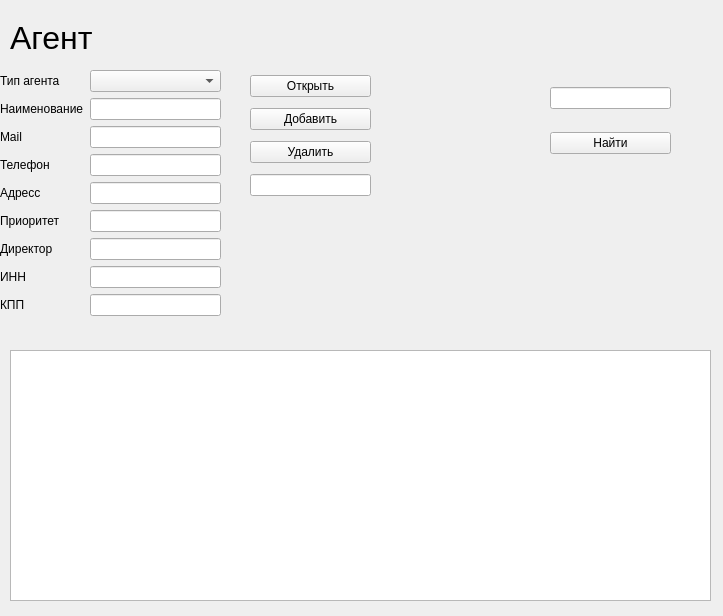
<?xml version="1.0" encoding="UTF-8"?>
<ui version="4.0">
 <class>Form</class>
 <widget class="QWidget" name="Form">
  <property name="geometry">
   <rect>
    <x>0</x>
    <y>0</y>
    <width>723</width>
    <height>616</height>
   </rect>
  </property>
  <property name="windowTitle">
   <string>Form</string>
  </property>
  <widget class="QTableWidget" name="tableWidget">
   <property name="geometry">
    <rect>
     <x>10</x>
     <y>350</y>
     <width>701</width>
     <height>251</height>
    </rect>
   </property>
  </widget>
  <widget class="QWidget" name="layoutWidget">
   <property name="geometry">
    <rect>
     <x>250</x>
     <y>70</y>
     <width>121</width>
     <height>134</height>
    </rect>
   </property>
   <layout class="QVBoxLayout" name="verticalLayout">
    <item>
     <widget class="QPushButton" name="pushButton">
      <property name="text">
       <string>Открыть</string>
      </property>
     </widget>
    </item>
    <item>
     <widget class="QPushButton" name="pushButton_2">
      <property name="text">
       <string>Добавить</string>
      </property>
     </widget>
    </item>
    <item>
     <widget class="QPushButton" name="pushButton_3">
      <property name="text">
       <string>Удалить</string>
      </property>
     </widget>
    </item>
    <item>
     <widget class="QLineEdit" name="lineEdit_8"/>
    </item>
   </layout>
  </widget>
  <widget class="QWidget" name="layoutWidget_3">
   <property name="geometry">
    <rect>
     <x>0</x>
     <y>70</y>
     <width>221</width>
     <height>573</height>
    </rect>
   </property>
   <layout class="QFormLayout" name="formLayout">
    <item row="1" column="1">
     <widget class="QLineEdit" name="lineEdit"/>
    </item>
    <item row="2" column="0">
     <widget class="QLabel" name="label_2">
      <property name="text">
       <string>Mail</string>
      </property>
     </widget>
    </item>
    <item row="2" column="1">
     <widget class="QLineEdit" name="lineEdit_2"/>
    </item>
    <item row="3" column="0">
     <widget class="QLabel" name="label_3">
      <property name="text">
       <string>Телефон</string>
      </property>
     </widget>
    </item>
    <item row="3" column="1">
     <widget class="QLineEdit" name="lineEdit_3"/>
    </item>
    <item row="1" column="0">
     <widget class="QLabel" name="label">
      <property name="text">
       <string>Наименование</string>
      </property>
     </widget>
    </item>
    <item row="0" column="1">
     <widget class="QComboBox" name="comboBox"/>
    </item>
    <item row="0" column="0">
     <widget class="QLabel" name="label_4">
      <property name="text">
       <string>Тип агента</string>
      </property>
     </widget>
    </item>
    <item row="4" column="1">
     <widget class="QLineEdit" name="lineEdit_4"/>
    </item>
    <item row="4" column="0">
     <widget class="QLabel" name="label_5">
      <property name="text">
       <string>Адресс</string>
      </property>
     </widget>
    </item>
    <item row="5" column="0">
     <widget class="QLabel" name="label_6">
      <property name="text">
       <string>Приоритет</string>
      </property>
     </widget>
    </item>
    <item row="5" column="1">
     <widget class="QLineEdit" name="lineEdit_5"/>
    </item>
    <item row="6" column="0">
     <widget class="QLabel" name="label_7">
      <property name="text">
       <string>Директор</string>
      </property>
     </widget>
    </item>
    <item row="6" column="1">
     <widget class="QLineEdit" name="lineEdit_7"/>
    </item>
    <item row="7" column="0">
     <widget class="QLabel" name="label_8">
      <property name="text">
       <string>ИНН</string>
      </property>
     </widget>
    </item>
    <item row="7" column="1">
     <widget class="QLineEdit" name="lineEdit_6"/>
    </item>
    <item row="8" column="0">
     <widget class="QLabel" name="label_17">
      <property name="text">
       <string>КПП</string>
      </property>
     </widget>
    </item>
    <item row="8" column="1">
     <widget class="QLineEdit" name="lineEdit_16"/>
    </item>
   </layout>
  </widget>
  <widget class="QLabel" name="label_18">
   <property name="geometry">
    <rect>
     <x>10</x>
     <y>20</y>
     <width>731</width>
     <height>31</height>
    </rect>
   </property>
   <property name="minimumSize">
    <size>
     <width>0</width>
     <height>31</height>
    </size>
   </property>
   <property name="text">
    <string>&lt;html&gt;&lt;head/&gt;&lt;body&gt;&lt;p&gt;&lt;span style=&quot; font-size:24pt;&quot;&gt;Агент&lt;/span&gt;&lt;/p&gt;&lt;/body&gt;&lt;/html&gt;</string>
   </property>
  </widget>
  <widget class="QWidget" name="layoutWidget_2">
   <property name="geometry">
    <rect>
     <x>550</x>
     <y>70</y>
     <width>121</width>
     <height>101</height>
    </rect>
   </property>
   <layout class="QVBoxLayout" name="verticalLayout_2">
    <item>
     <widget class="QLineEdit" name="lineEdit_9"/>
    </item>
    <item>
     <widget class="QPushButton" name="pushButton_10">
      <property name="text">
       <string>Найти</string>
      </property>
     </widget>
    </item>
   </layout>
  </widget>
 </widget>
 <resources/>
 <connections/>
</ui>
